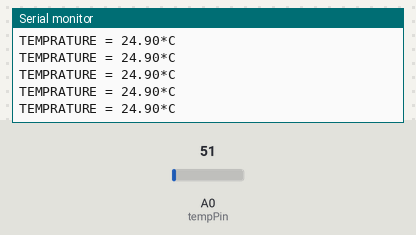
The sketch below on a simulated Arduino Uno, built with avr-gcc and run on an emulated ATmega328P. On the bench: the last lines printed to the serial monitor. Inputs (shaded band) come from the test bench; at power-on: A0 (tempPin) = 51.

Above: at 1.2 s.
1.3 s: A0 (tempPin) set to 23
At 2.4 s:
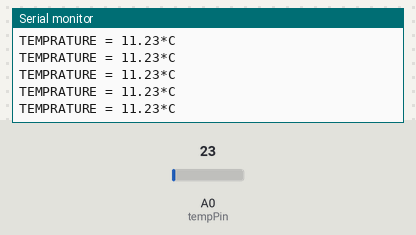
2.8 s: A0 (tempPin) set to 18
At 3.8 s:
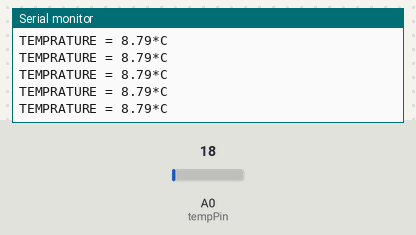
Timing chart, 0 to 5.8 s (numbered marks = the images above; inputs shaded):
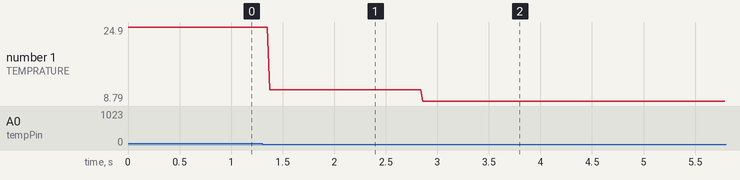

Measured:
- after the input at 1.3 s, the serial monitor: prints a new line after 0.07 s (image 1)
- after the input at 2.8 s, the serial monitor: prints a new line after 0.06 s (image 2)
- plotted number 1: 24.9 → 11.23 after the input at 1.3 s, 11.23 → 8.79 after the input at 2.8 s

The sketch:

Sensor_Temperatura_LM35.ino
```cpp
float temp;
int tempPin = 0;

void setup()
{
  Serial.begin(9600);
}

void loop()
{
  temp = analogRead(tempPin);
  temp = temp* 0.48828125;
  Serial.print("TEMPRATURE = ");
  Serial.print(temp);
  Serial.print("*C");
  Serial.println();
  delay(10);
}
```
